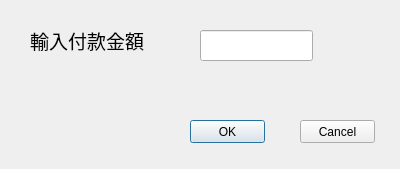
<?xml version="1.0" encoding="UTF-8"?>
<ui version="4.0">
 <class>Dialog</class>
 <widget class="QDialog" name="Dialog">
  <property name="geometry">
   <rect>
    <x>0</x>
    <y>0</y>
    <width>400</width>
    <height>169</height>
   </rect>
  </property>
  <property name="windowTitle">
   <string>付款</string>
  </property>
  <widget class="QLabel" name="label">
   <property name="geometry">
    <rect>
     <x>30</x>
     <y>10</y>
     <width>151</width>
     <height>61</height>
    </rect>
   </property>
   <property name="font">
    <font>
     <family>Agency FB</family>
     <pointsize>14</pointsize>
    </font>
   </property>
   <property name="text">
    <string>輸入付款金額</string>
   </property>
  </widget>
  <widget class="QLineEdit" name="lineEdit">
   <property name="geometry">
    <rect>
     <x>200</x>
     <y>30</y>
     <width>113</width>
     <height>31</height>
    </rect>
   </property>
  </widget>
  <widget class="QPushButton" name="okButton">
   <property name="geometry">
    <rect>
     <x>190</x>
     <y>120</y>
     <width>75</width>
     <height>23</height>
    </rect>
   </property>
   <property name="text">
    <string>OK</string>
   </property>
  </widget>
  <widget class="QPushButton" name="cancelButton">
   <property name="geometry">
    <rect>
     <x>300</x>
     <y>120</y>
     <width>75</width>
     <height>23</height>
    </rect>
   </property>
   <property name="text">
    <string>Cancel</string>
   </property>
  </widget>
 </widget>
 <resources/>
 <connections/>
</ui>
